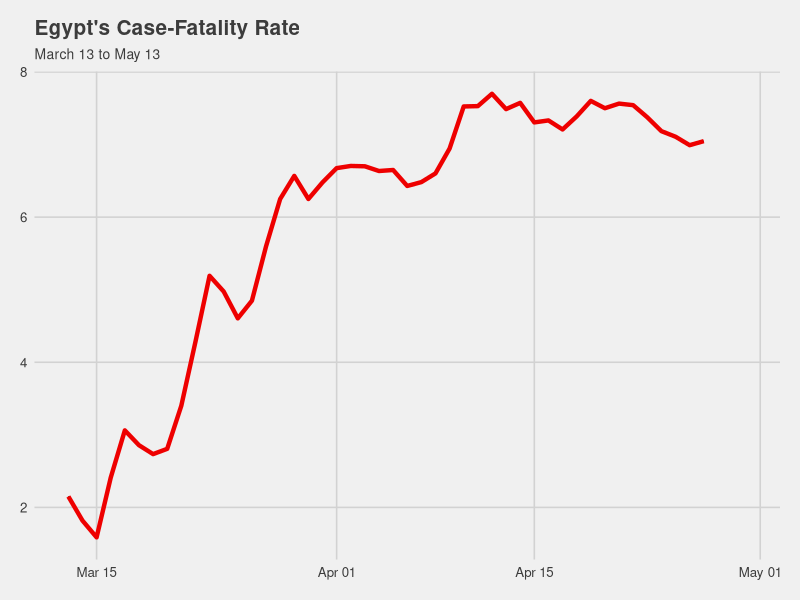
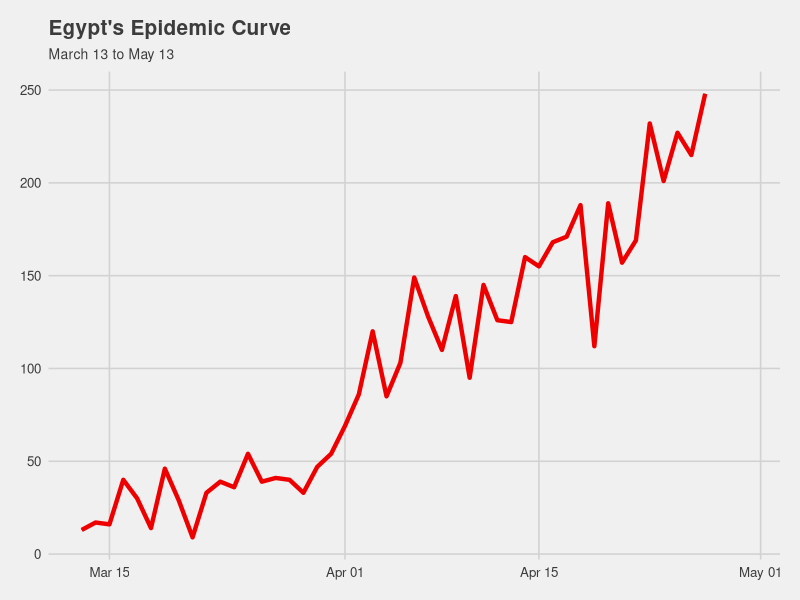
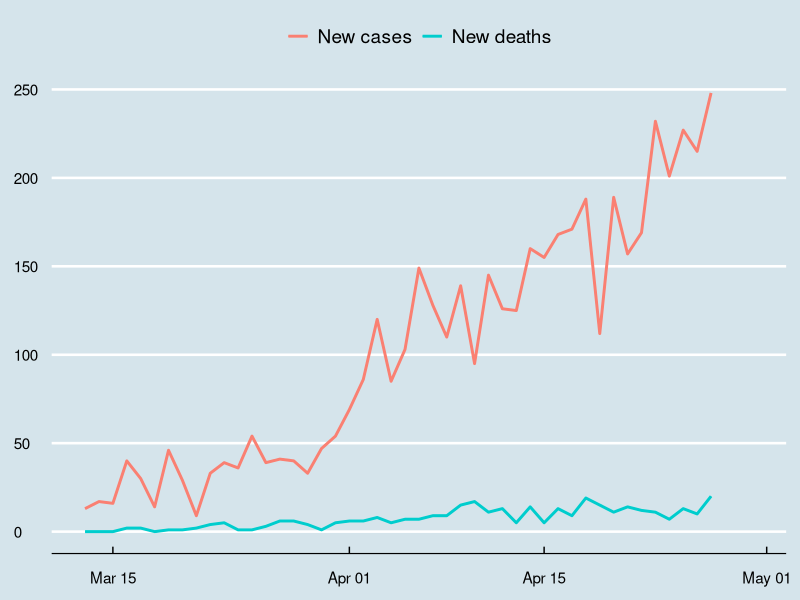
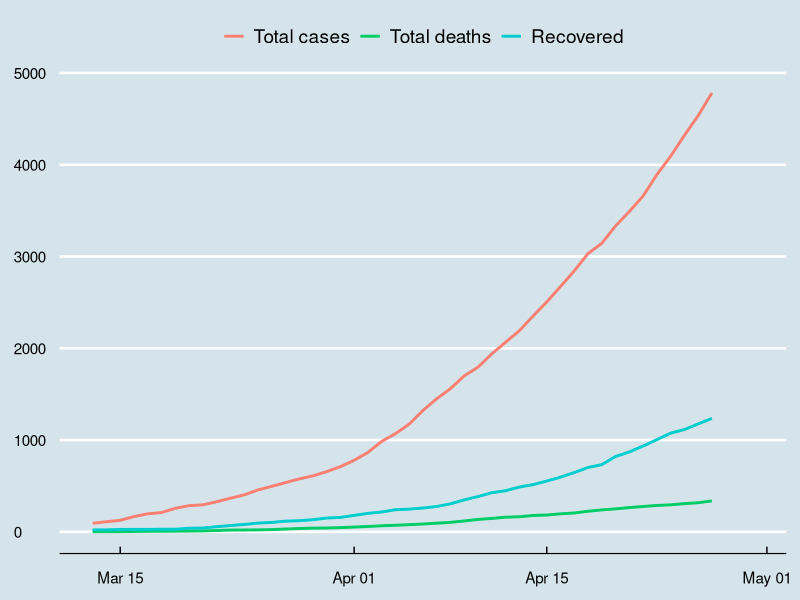
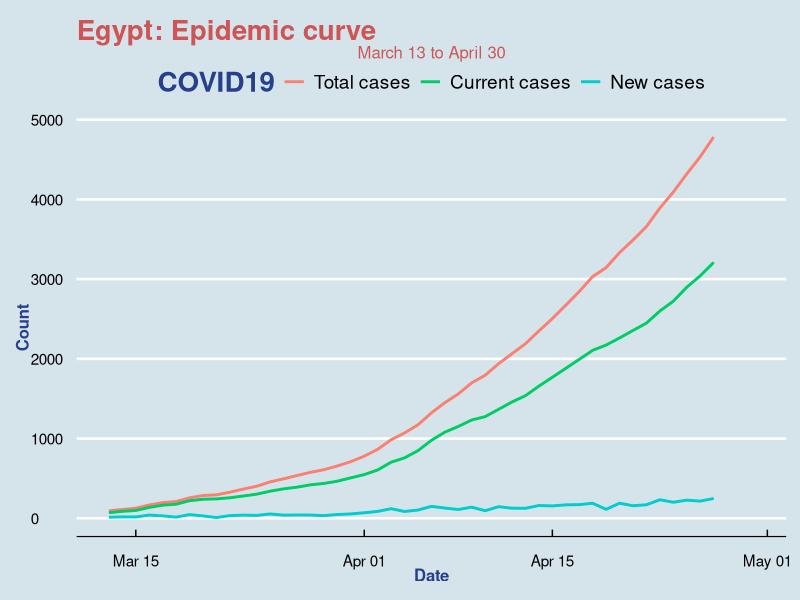
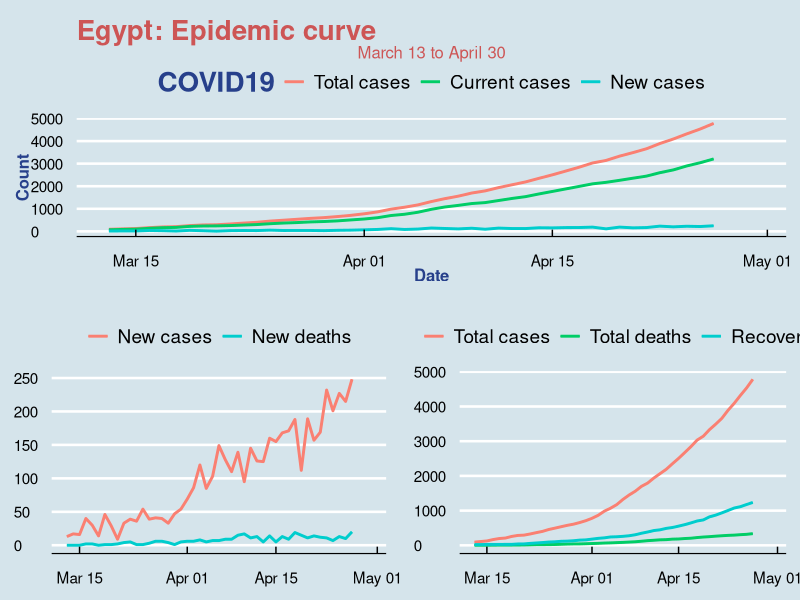
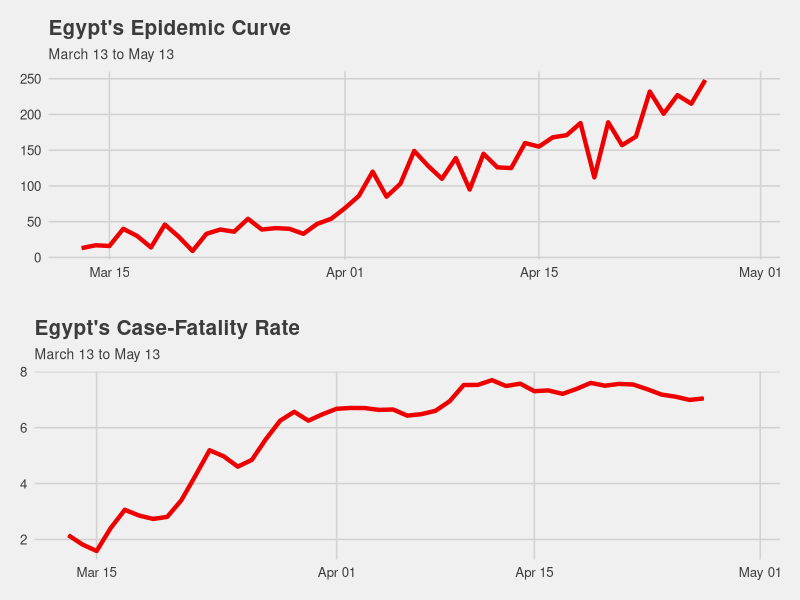

Reproduce these figures in R, in order.
library(tidyverse)
library(ggplot2)
library(ggthemes)

# The data used is gathered from the Egyptian Ministry
# of Health and Population's Facebook page
# Link: https://www.facebook.com/egypt.mohp

# Importing data
egy <- read.csv("Egypt-data/Egypt.csv")
attach(egy)
View(egy)

# Converting datetime variable

egy$date <- as.Date(egy$date, format = "%m/%d/%Y")
class(egy$date)

# Calculating current cases

egy <- egy %>%
  mutate(current_cases = all_cases- (recovered + all_deaths))

# Calculating Case-Fatality Rate

(d <- egy %>%
  mutate(cfr = (all_deaths / all_cases) * 100) %>%
  ggplot(
    aes(x = date,
        y = cfr)
  ) + geom_line() +
  geom_path(col = "red2",
            size = 1.5) +
  labs(title = "Egypt's Case-Fatality Rate",
       subtitle = "March 13 to May 13") +
  theme_fivethirtyeight() +
  theme(plot.title = element_text(size = 15),
      plot.subtitle = element_text(size = 10)))

# Plotting new cases

(n <- egy %>%
  ggplot(
    aes(x = date,
        y = new_cases)
  ) + geom_line() +
  geom_path(col = "red2",
            size = 1.5) +
  labs(title = "Egypt's Epidemic Curve",
       subtitle = "March 13 to May 13") +
  theme_fivethirtyeight() +
  theme(plot.title = element_text(size = 15),
        plot.subtitle = element_text(size = 10)))

# Plotting new cases and new deaths

# Tidying data for the plot

egypt_long <- egy %>%
  select(date, new_cases, new_deaths) %>%
  pivot_longer(-date, names_to = "COVID19", values_to = "count")

head(egypt_long)

# Plotting the curve

(b <- ggplot(data = egypt_long,
    aes(
      x= date,
      y= count,
      colour = COVID19
    )
  ) +
  geom_line() +
  geom_path(size = 1) +
  labs(title = "Egypt: Epidemic curve",
       x = "Date",
       y = "Count") +
  scale_colour_manual(labels = c("New cases",
                                 "New deaths"),
                      values = c("salmon",
                                 "cyan3")) +
  theme_economist() +
  theme(axis.title.x = element_blank(),
        axis.title.y = element_blank(),
        plot.title = element_blank(),
        legend.title = element_blank()))


# Plotting total cases, recovery and total deaths

# Tidying data for the plot

egypt_long2 <- egy %>%
  select(date, all_cases, recovered, all_deaths) %>%
  pivot_longer(-date, names_to = "COVID19", values_to = "count")

head(egypt_long2)

# Plotting the curve

(c <- ggplot(data = egypt_long2,
       aes(
         x= date,
         y= count,
         colour = COVID19
       )
) +
  geom_line() +
  geom_path(size = 1) +
  labs(title = "Egypt: Epidemic curve",
       x = "Date",
       y = "Count") +
  scale_colour_manual(labels = c("Total cases",
                                 "Total deaths",                                 "Recovered",
                                 "Recovered"),
                      values = c("salmon",
                                 "springgreen3",
                                 "cyan3")) +
  theme_economist() +
  theme(axis.title.x = element_blank(),
        axis.title.y = element_blank(),
        plot.title = element_blank(),
        legend.title = element_blank()))


# Plotting total, current and new cases

# Tidying data for the plot

egypt_long3 <- egy %>%
  select(date, new_cases, current_cases, all_cases) %>%
  pivot_longer(-date, names_to = "COVID19", values_to = "count")

head(egypt_long3)

# Plotting the curve

(a <- ggplot(data = egypt_long3,
       aes(
         x= date,
         y= count,
         colour = COVID19
       )
) +
  geom_line() +
  geom_path(size = 1) +
  labs(title = "Egypt: Epidemic curve",
       subtitle = "March 13 to April 30",
       x = "Date",
       y = "Count") +
  scale_colour_manual(labels = c("Total cases",
                                 "Current cases",
                                 "New cases"),
                      values = c("salmon",
                                 "springgreen3",
                                 "cyan3")) +
  theme_economist() +
  theme(axis.title.x = element_text(face = "bold",
                                    size = 12,
                                    color = "royalblue4"),
        axis.title.y = element_text(face = "bold",
                                    size = 12,
                                    color = "royalblue4"),
        plot.title = element_text(size = 20,
                                  color = "indianred3"),
        plot.subtitle = element_text(size = 12,
                                     color = "indianred3"),
        legend.title = element_text(face = "bold",
                                    size = 20,
                                    color = "royalblue4")))

# Creating grids

library(gridExtra)

grid.arrange(a, arrangeGrob(b, c, ncol = 2), nrow = 2)

grid.arrange(n, d, nrow = 2)
